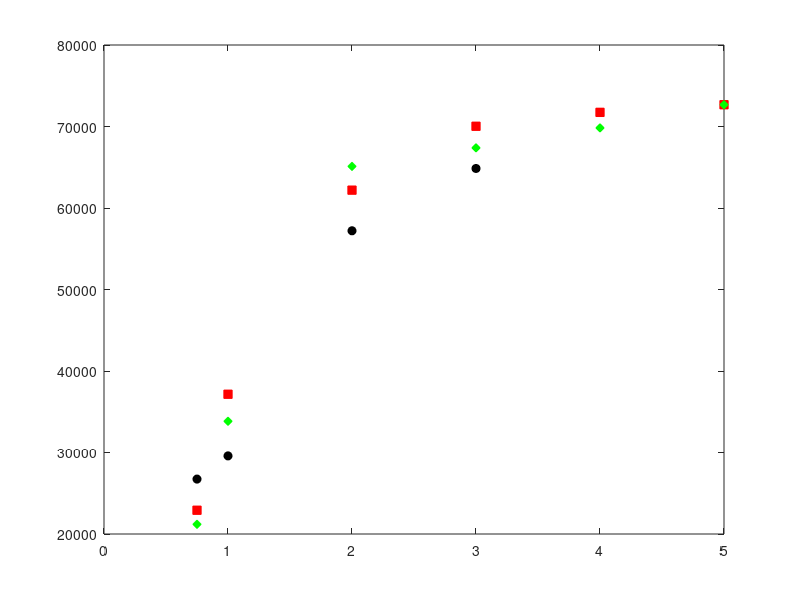

MATLAB code for this plot: (Note: this script raises an error after producing the figure.)
clear all; clc; clf

load Vb_pt75_b1
plot(.75, 2.2915e+04, 'rs','MarkerFaceColor','r'); hold on;

load Vb_pt75_b2
plot(.75,  2.1186e+04, 'gd','MarkerFaceColor','g'); hold on;

load Vb_pt75_b3
plot(.75, 2.6738e+04, 'ko','MarkerFaceColor','k'); hold on;

load Vb_1V_b1
plot(1, 3.7147e+04, 'rs','MarkerFaceColor','r');
load Vb_2V_b1
plot(2, 6.2189e+04, 'rs','MarkerFaceColor','r'); 
load Vb_3V_b1
plot(3, 7.0028e+04, 'rs','MarkerFaceColor','r');
load Vb_4V_b1
plot(4, 7.1736e+04, 'rs','MarkerFaceColor','r');
load Vb_5V_b1
plot(5, 7.2674e+04, 'rs','MarkerFaceColor','r')


load Vb_1V_b2
plot(1, 3.3829e+04, 'gd','MarkerFaceColor','g');
load Vb_2V_b2
plot(2, 6.5104e+04, 'gd','MarkerFaceColor','g'); 
load Vb_3V_b2
plot(3, 6.7385e+04, 'gd','MarkerFaceColor','g');
load Vb_4V_b2
plot(4, 6.9832e+04, 'gd','MarkerFaceColor','g');
load Vb_5V_b2
plot(5,  7.2674e+04, 'gd','MarkerFaceColor','g')


load Vb_1V_b3
plot(1, 2.9586e+04, 'ko','MarkerFaceColor','k');
load Vb_2V_b3
plot(2,  5.7208e+04, 'ko','MarkerFaceColor','k'); 
load Vb_3V_b3
plot(3,  6.4851e+04, 'ko','MarkerFaceColor','k');
load Vb_4V_b3
plot(4,  7.3529e+04, 'ko','MarkerFaceColor','k');
load Vb_5V_b3
plot(5, 7.8493e+04, 'ko','MarkerFaceColor','k')

legend('Branch 1', 'Branch 2','Branch 3','location','southeast')
xlim([.5 5.5])
xlabel 'Bias Voltage (V)'
ylabel 'Fundamental Frequency of Output (Hz)'
title('Fundamental Frequency of Output','fontsize',20)

print '-depsc' freqs
print '-dpng'  freqs

